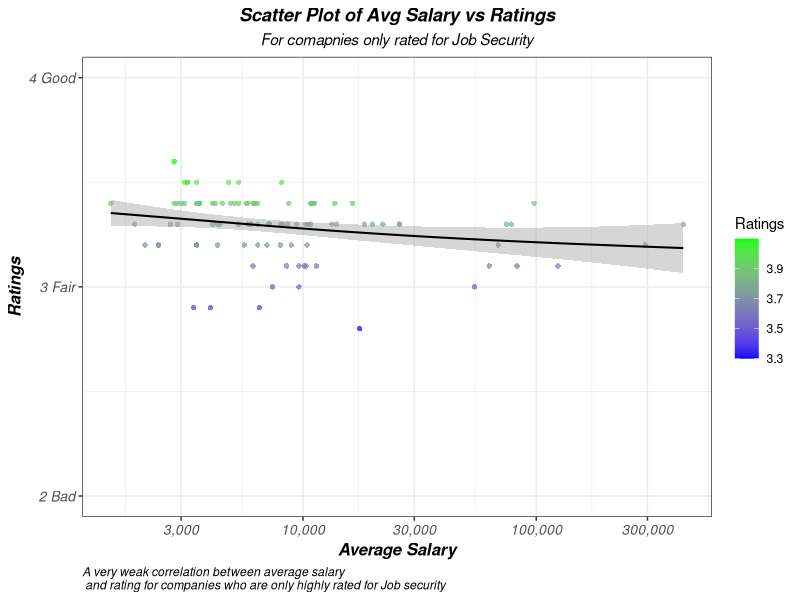

Source code (R):
library(readxl)
library("dplyr")
library(ggplot2)


# Reading the raw company data
companies_df <- read_excel("companies.xlsx")

# filtering and limiting the company df
filtered_companies_df <- companies_df %>%
  filter(Highly_rated_for == "Job Security")%>%  
  mutate(Avg_salary = as.numeric(gsub("k", "", Avg_salary)) * 1000)%>%  # Convert the k into 1000
  slice(1:100)


# Creating a scatter plot to visualize the relationship between company rating and average salary
ggplot(data = filtered_companies_df, aes(x = Avg_salary, y = Ratings)) +
  geom_point(aes(colour = Ratings), shape = 16, alpha = 0.7) +
  geom_smooth(method = "gam", color = "black", se = TRUE, size = 0.7) +
  scale_color_gradient(low = "blue", high = "green") +
  theme_bw() +
  
  labs(title = "Scatter Plot of Avg Salary vs Ratings",
       subtitle = "For comapnies only rated for Job Security",
       x = "Average Salary",
       y = "Ratings",
       caption = "A very weak correlation between average salary \n and rating for companies who are only highly rated for Job security") +
  
#  scale_x_log10(labels = scales::comma) + # Scale the x axis
  scale_x_continuous(labels = scales::comma,
                     # breaks = scales::pretty_breaks(n = ),
                     # breaks = function(x) 10^pretty(log10(range(x, finite = TRUE))),
                     trans = "log10") +
  scale_y_continuous(limits = c(2.5,4.5),
                     breaks = 2.5:4.5,
                     labels = c("2 Bad", "3 Fair", "4 Good")) +
  
  theme(plot.title = element_text(hjust = 0.5, face = "bold.italic"),# Center the plot title
        plot.subtitle = element_text(hjust = 0.5, face = "italic"),
        plot.caption = element_text(hjust = 0, face = 'italic'),
        legend.position = "right",  # Adjust legend position
        axis.text = element_text(size = 10, face = "italic"),  # Adjust text size
        axis.title = element_text(size = 12, face = "bold.italic"))  # Adjust title size and font 

# Conclusion we see a very slight negative correlation between a company's rating and the average salary
# Since most points falls outside the confidence interval(grey area), we can also conclude that linear model might not be a good fit
